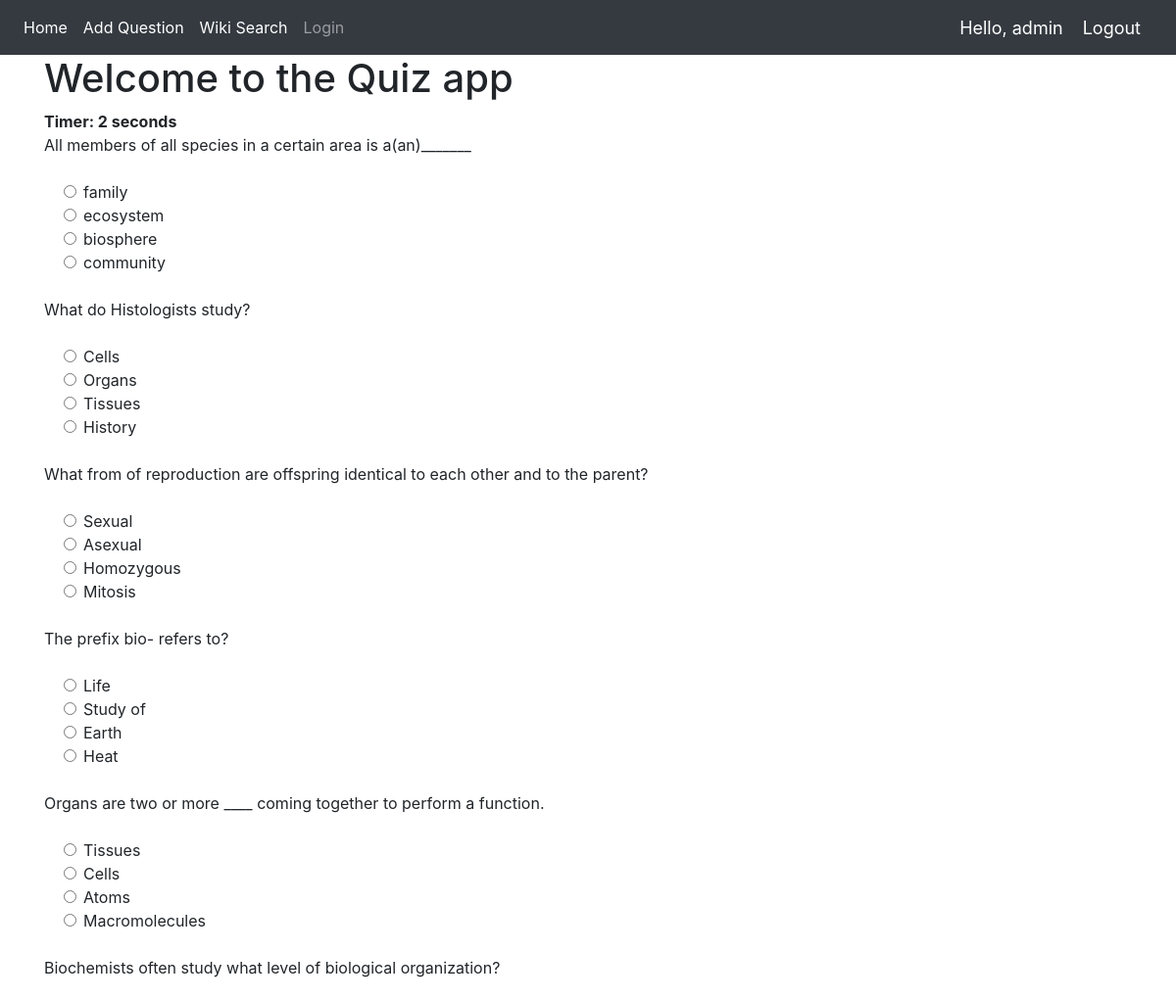
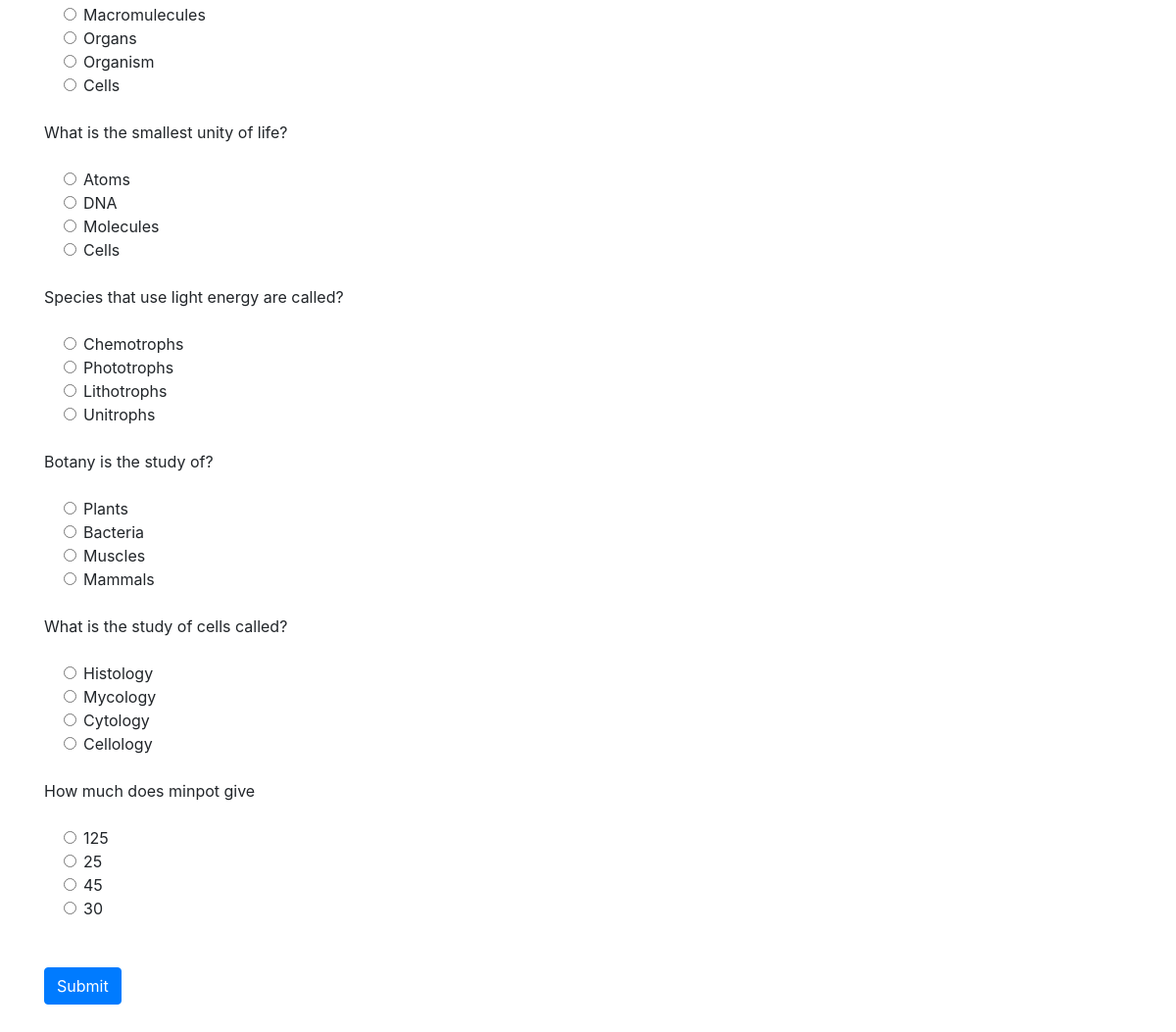
The app's page / (signed in) with its own data (2 pictures, top to bottom).
### main/models.py (models this page shows, shortened)
class QuesModel (models.Model):
    question = models.CharField(max_length=200, null=True)
    op1 = models.CharField(max_length=200, null=True)
    op2 = models.CharField(max_length=200, null=True)
    op3 = models.CharField(max_length=200, null=True)
    op4 = models.CharField(max_length=200, null=True)
    ans = models.CharField(max_length=200, null=True)

### main/views.py (the view)
# urls.py: path('',views.home ,name="home"),
def home(request):
    if request.method == 'POST':
        print(request.POST)
        questions=QuesModel.objects.all()
        score=0
        wrong=0
        correct=0
        total=0
        for q in questions:
            total+=1
            print(request.POST.get(q.question))
            print(q.ans)
            print()
            if q.ans ==  request.POST.get(q.question):
                score+=10
                correct+=1
            else:
                wrong+=1
        percent = score/(total*10) *100
        context = {
            'score':score,
            'time': request.POST.get('timer'),
            'correct':correct,
            'wrong':wrong,
            'percent':percent,
            'total':total
        }
        return render(request,'main/result.html',context)
    else:
        questions=QuesModel.objects.all()
        context = {
            'questions':questions
        }
        return render(request,'main/home.html',context)

### main/templates/main/home.html (shortened to what this page needs)
{% extends 'main/dependencies.html' %}
{% block content %}
{% load static %}
<div class="container ">
<h1>Welcome to the Quiz app</h1>
{%if request.user.is_authenticated %}
<div center-align="right " id="displaytimer"><b>Timer: 0 seconds</b></div>
 <form method='post'>
    {% for q in questions %}
    <div class="form-group">
      <label for="question">{{q.question}}</label>
    </div>
    <div class="form-check">
        <div class="form-check">
            <input class="form-check-input" type="radio" name="{{q.question}}" id="gridRadios1" value="option1" >
            <label class="form-check-label" for="gridRadios1">
                {{q.op1}}
            </label>
        </div>
        <div class="form-check">
            <input class="form-check-input" type="radio" name="{{q.question}}" id="gridRadios2" value="option2">
            <label class="form-check-label" for="gridRadios2">
                {{q.op2}}
            </label>
        </div>
        <div class="form-check">
            <input class="form-check-input" type="radio" name="{{q.question}}" id="gridRadios1" value="option3">
            <label class="form-check-label" for="gridRadios1">
                {{q.op3}}
            </label>
        </div>
        <div class="form-check">
            <input class="form-check-input" type="radio" name="{{q.question}}" id="gridRadios2" value="option4">
            <label class="form-check-label" for="gridRadios2">
                {{q.op4}}
            </label>
        </div>
        <br>
    </div>
    {% endfor %}
    <br>
    <button type="submit" class="btn btn-primary">Submit</button>
  </form>
{%else%}
  <p>Login for Quiz app</p>
{%endif%}
</div>
{% endblock %}

### main/templates/main/dependencies.html (shortened to what this page needs)
{% load static %}
<html>
    <head>
        <link rel="stylesheet" href="static/style.css">
        <link rel="stylesheet" href="https://stackpath.bootstrapcdn.com/bootstrap/4.5.0/css/bootstrap.min.css">
    </head>
    <body>
        {% include 'main/navbar.html' %}
        {% block content %}
        {% endblock %}
        <br>
    </body>
</html>

### main/templates/main/navbar.html (shortened to what this page needs)
{% load static %}
<nav class="navbar navbar-expand-lg navbar-dark bg-dark">
  <div class="collapse navbar-collapse" id="navbarNav">
    <ul class="navbar-nav">
      <li class="nav-item active">
        <a class="nav-link" href="{% url 'home' %}">Home</a>
      </li>
      {% if request.user.is_staff %}
      <li class="nav-item active">
        <a class="nav-link" href="{% url 'addQuestion' %}">Add Question</a>
      </li>
      {% endif %}
      <li class="nav-item active" >
        <a class="nav-link" href="{% url 'api' %}">Wiki Search</a>
      </li>
      <li class="nav-item">
        <a class="nav-link" href="{% url 'login' %}">Login</a>
      </li>
    </ul>
  </div>
  {% if request.user.is_authenticated %}
    <span class="greet">Hello, {{request.user}}</span>
  {%endif%}
  {% if request.user.is_authenticated%}
   <span ><a  class="greet" href="{% url 'logout' %}">Logout</a></span>
  {% else %}
    <span> <a class="nav-link" href="{% url 'login' %}">Login</a></span>
  {%endif%}
</nav>

### main/templates/main/navbar.html (style rules this page uses)
.greet { font-size: 18px; color: #fff; margin-right: 20px; }

### records on screen
QuesModel: question "All members of all species in a certain area is a(an)_______", op1 "family", op2 "ecosystem", op3 "biosphere", op4 "community"
QuesModel: question "What do Histologists study?", op1 "Cells", op2 "Organs", op3 "Tissues", op4 "History"
QuesModel: question "What from of reproduction are offspring identical to each other and to the parent?", op1 "Sexual", op2 "Asexual", op3 "Homozygous", op4 "Mitosis"
QuesModel: question "The prefix bio- refers to?", op1 "Life", op2 "Study of", op3 "Earth", op4 "Heat"
QuesModel: question "Organs are two or more ____ coming together to perform a function.", op1 "Tissues", op2 "Cells", op3 "Atoms", op4 "Macromolecules"
QuesModel: question "Biochemists often study what level of biological organization?", op1 "Macromulecules", op2 "Organs", op3 "Organism", op4 "Cells"
QuesModel: question "What is the smallest unity of life?", op1 "Atoms", op2 "DNA", op3 "Molecules", op4 "Cells"
QuesModel: question "Species that use light energy are called?", op1 "Chemotrophs", op2 "Phototrophs", op3 "Lithotrophs", op4 "Unitrophs"
QuesModel: question "Botany is the study of?", op1 "Plants", op2 "Bacteria", op3 "Muscles", op4 "Mammals"
QuesModel: question "What is the study of cells called?", op1 "Histology", op2 "Mycology", op3 "Cytology", op4 "Cellology"
QuesModel: question "How much does minpot give", op1 "125", op2 "25", op3 "45", op4 "30"

### other values on screen
{{ request.user }} "admin"
